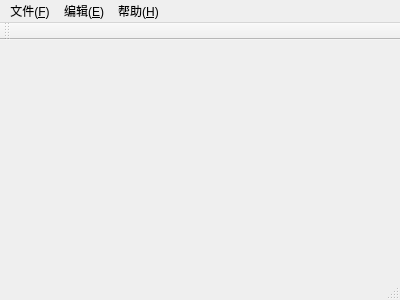
<?xml version="1.0" encoding="UTF-8"?>
<ui version="4.0">
 <class>MainWindow</class>
 <widget class="QMainWindow" name="MainWindow">
  <property name="geometry">
   <rect>
    <x>0</x>
    <y>0</y>
    <width>400</width>
    <height>300</height>
   </rect>
  </property>
  <property name="windowTitle">
   <string>MainWindow</string>
  </property>
  <widget class="QWidget" name="centralWidget"/>
  <widget class="QMenuBar" name="menuBar">
   <property name="geometry">
    <rect>
     <x>0</x>
     <y>0</y>
     <width>400</width>
     <height>23</height>
    </rect>
   </property>
   <widget class="QMenu" name="menu_F">
    <property name="title">
     <string>文件(&amp;F)</string>
    </property>
    <addaction name="action_New"/>
    <addaction name="action_Open"/>
    <addaction name="action_Close"/>
    <addaction name="separator"/>
    <addaction name="action_Save"/>
    <addaction name="action_SaveAs"/>
    <addaction name="separator"/>
    <addaction name="action_Exit"/>
   </widget>
   <widget class="QMenu" name="menu_E">
    <property name="title">
     <string>编辑(&amp;E)</string>
    </property>
    <addaction name="action_Undo"/>
    <addaction name="separator"/>
    <addaction name="action_Cut"/>
    <addaction name="action_Copy"/>
    <addaction name="action_Paste"/>
    <addaction name="separator"/>
    <addaction name="action_Find"/>
   </widget>
   <widget class="QMenu" name="menu_H">
    <property name="title">
     <string>帮助(&amp;H)</string>
    </property>
    <addaction name="action_Help"/>
   </widget>
   <addaction name="menu_F"/>
   <addaction name="menu_E"/>
   <addaction name="menu_H"/>
  </widget>
  <widget class="QToolBar" name="mainToolBar">
   <attribute name="toolBarArea">
    <enum>TopToolBarArea</enum>
   </attribute>
   <attribute name="toolBarBreak">
    <bool>false</bool>
   </attribute>
  </widget>
  <widget class="QStatusBar" name="statusBar"/>
  <action name="action_New">
   <property name="icon">
    <iconset resource="../actions/images.qrc">
     <normaloff>:/images/filenew.png</normaloff>:/images/filenew.png</iconset>
   </property>
   <property name="text">
    <string>新建(N)</string>
   </property>
   <property name="shortcut">
    <string>Ctrl+N</string>
   </property>
  </action>
  <action name="action_Open">
   <property name="icon">
    <iconset resource="../actions/images.qrc">
     <normaloff>:/images/fileopen.png</normaloff>:/images/fileopen.png</iconset>
   </property>
   <property name="text">
    <string>打开(&amp;O) </string>
   </property>
   <property name="shortcut">
    <string>Ctrl+O</string>
   </property>
  </action>
  <action name="action_Close">
   <property name="icon">
    <iconset resource="../actions/images.qrc">
     <normaloff>:/images/window-close.png</normaloff>:/images/window-close.png</iconset>
   </property>
   <property name="text">
    <string>关闭(&amp;C)</string>
   </property>
   <property name="shortcut">
    <string>Ctrl+W</string>
   </property>
  </action>
  <action name="action_Save">
   <property name="icon">
    <iconset resource="../actions/images.qrc">
     <normaloff>:/images/filesave.png</normaloff>:/images/filesave.png</iconset>
   </property>
   <property name="text">
    <string>保存(&amp;S)</string>
   </property>
   <property name="shortcut">
    <string>Ctrl+S</string>
   </property>
  </action>
  <action name="action_SaveAs">
   <property name="icon">
    <iconset resource="../actions/images.qrc">
     <normaloff>:/images/filesaveas.png</normaloff>:/images/filesaveas.png</iconset>
   </property>
   <property name="text">
    <string>另存为(&amp;A)</string>
   </property>
  </action>
  <action name="action_Exit">
   <property name="icon">
    <iconset resource="../actions/images.qrc">
     <normaloff>:/images/exit.png</normaloff>:/images/exit.png</iconset>
   </property>
   <property name="text">
    <string>退出(&amp;x)</string>
   </property>
   <property name="shortcut">
    <string>Ctrl+Q</string>
   </property>
  </action>
  <action name="action_Undo">
   <property name="icon">
    <iconset resource="../actions/images.qrc">
     <normaloff>:/images/edit-undo.png</normaloff>:/images/edit-undo.png</iconset>
   </property>
   <property name="text">
    <string>撤销(&amp;Z)</string>
   </property>
   <property name="shortcut">
    <string>Ctrl+Z</string>
   </property>
  </action>
  <action name="action_Cut">
   <property name="icon">
    <iconset resource="../actions/images.qrc">
     <normaloff>:/images/editcut.png</normaloff>:/images/editcut.png</iconset>
   </property>
   <property name="text">
    <string>剪切(&amp;X)</string>
   </property>
   <property name="shortcut">
    <string>Ctrl+X</string>
   </property>
  </action>
  <action name="action_Copy">
   <property name="icon">
    <iconset resource="../actions/images.qrc">
     <normaloff>:/images/editcopy.png</normaloff>:/images/editcopy.png</iconset>
   </property>
   <property name="text">
    <string>复制(&amp;C)</string>
   </property>
   <property name="shortcut">
    <string>Ctrl+C</string>
   </property>
  </action>
  <action name="action_Paste">
   <property name="icon">
    <iconset resource="../actions/images.qrc">
     <normaloff>:/images/editpaste.png</normaloff>:/images/editpaste.png</iconset>
   </property>
   <property name="text">
    <string>粘贴(&amp;V)</string>
   </property>
   <property name="shortcut">
    <string>Ctrl+V</string>
   </property>
  </action>
  <action name="action_Find">
   <property name="icon">
    <iconset resource="../actions/images.qrc">
     <normaloff>:/images/filefind.png</normaloff>:/images/filefind.png</iconset>
   </property>
   <property name="text">
    <string>查找(&amp;F)</string>
   </property>
   <property name="shortcut">
    <string>Ctrl+F</string>
   </property>
  </action>
  <action name="action_Help">
   <property name="icon">
    <iconset resource="../actions/images.qrc">
     <normaloff>:/images/help.png</normaloff>:/images/help.png</iconset>
   </property>
   <property name="text">
    <string>版本说明</string>
   </property>
   <property name="shortcut">
    <string>Ctrl+H</string>
   </property>
  </action>
 </widget>
 <layoutdefault spacing="6" margin="11"/>
 <resources>
  <include location="../actions/images.qrc"/>
 </resources>
 <connections/>
</ui>
